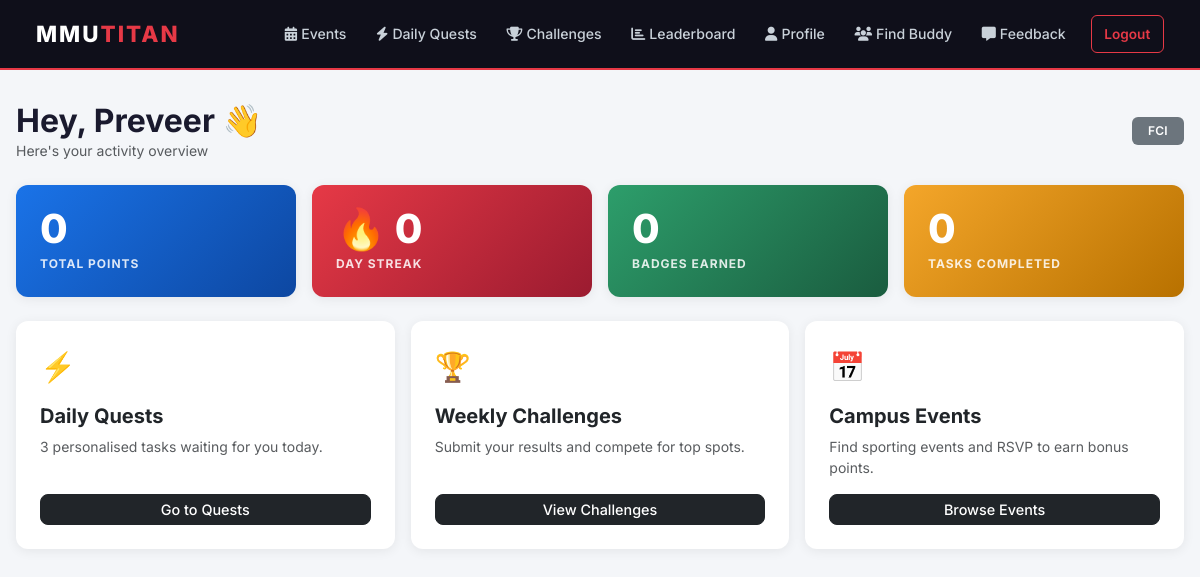
Page / (signed in) on the earlier database version.
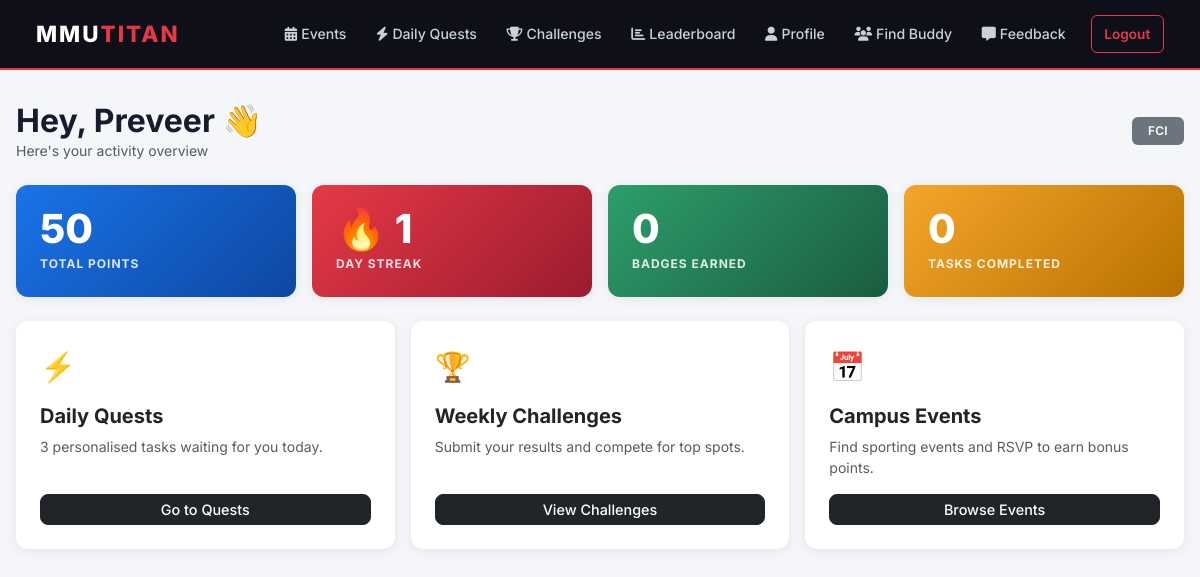
Same page on the later database version.
### mmutitan/models.py (models this page shows)
class User(db.Model, UserMixin):
    id = db.Column(db.Integer, primary_key=True)
    name = db.Column(db.String(100), nullable=False)
    email = db.Column(db.String(120), unique=True, nullable=False)
    password = db.Column(db.String(200), nullable=False)
    faculty = db.Column(db.String(50), nullable=False)
    sport_preferences = db.Column(db.String(200), default="")
    profile_photo = db.Column(db.String(20), nullable=False, default='default.jpg')
    points = db.Column(db.Integer, default=0)
    streak = db.Column(db.Integer, default=0)
    is_admin = db.Column(db.Boolean, default=False)
    is_banned = db.Column(db.Boolean, default=False)
    reset_token = db.Column(db.String(100), nullable=True)
    reset_token_expiry = db.Column(db.DateTime, nullable=True)
    availability_days = db.Column(db.String(100), nullable=True)   # e.g. "Mon,Wed,Fri"
    availability_time = db.Column(db.String(20), nullable=True)    # "Morning", "Afternoon", "Evening"
    rsvps = db.relationship('RSVP', backref='user_ref', lazy=True, cascade="all, delete-orphan")
    usertasks = db.relationship('UserTask', backref='user_ref', lazy=True, cascade="all, delete-orphan")
    submissions = db.relationship('Submission', backref='user_ref', lazy=True, cascade="all, delete-orphan")
    badges = db.relationship('Badge', secondary=user_badges, backref=db.backref('users', lazy='dynamic'))
    point_history = db.relationship('Point', backref='user_ref', lazy=True, cascade="all, delete-orphan")
    streak_history = db.relationship('Streak', backref='user_ref', lazy=True, cascade="all, delete-orphan")
    feedbacks = db.relationship('Feedback', backref='user_ref', lazy=True, cascade="all, delete-orphan")
    sent_requests = db.relationship('BuddyRequest', foreign_keys='BuddyRequest.sender_id',
                                    backref='sender', lazy=True, cascade="all, delete-orphan")
    received_requests = db.relationship('BuddyRequest', foreign_keys='BuddyRequest.receiver_id',
                                        backref='receiver', lazy=True, cascade="all, delete-orphan")

### mmutitan/app.py (the view)
    @app.route('/')
    def home():
        if current_user.is_authenticated:
            return render_template('dashboard.html', title='Dashboard')
        return render_template('home.html')

### mmutitan/models.py (called while the page is built)
@login_manager.user_loader
def load_user(user_id):
    return User.query.get(int(user_id))

### mmutitan/templates/dashboard.html
{% extends "base.html" %}
{% block content %}
<div class="d-flex justify-content-between align-items-center mb-4">
    <div>
        <h2 class="fw-bold mb-0">Hey, {{ current_user.name.split()[0] }} 👋</h2>
        <p class="text-muted small mb-0">Here's your activity overview</p>
    </div>
    <span class="badge bg-secondary px-3 py-2">{{ current_user.faculty }}</span>
</div>
<div class="row g-3 mb-4">
    <div class="col-6 col-md-3">
        <div class="card stat-card" style="background:linear-gradient(135deg,#1a73e8,#0d47a1);">
            <div class="stat-number">{{ current_user.points }}</div>
            <div class="stat-label">Total Points</div>
        </div>
    </div>
    <div class="col-6 col-md-3">
        <div class="card stat-card" style="background:linear-gradient(135deg,#e63946,#9b1b30);">
            <div class="stat-number">🔥 {{ current_user.streak }}</div>
            <div class="stat-label">Day Streak</div>
        </div>
    </div>
    <div class="col-6 col-md-3">
        <div class="card stat-card" style="background:linear-gradient(135deg,#2d9e6b,#1a5c3f);">
            <div class="stat-number">{{ current_user.badges|length }}</div>
            <div class="stat-label">Badges Earned</div>
        </div>
    </div>
    <div class="col-6 col-md-3">
        <div class="card stat-card" style="background:linear-gradient(135deg,#f4a62a,#b87100);">
            <div class="stat-number">{{ current_user.tasks|selectattr('status','equalto','Completed')|list|length }}</div>
            <div class="stat-label">Tasks Completed</div>
        </div>
    </div>
</div>
<div class="row g-3">
    <div class="col-md-4">
        <div class="card h-100 p-4">
            <div class="mb-3" style="font-size:1.8rem;">⚡</div>
            <h5 class="fw-bold">Daily Quests</h5>
            <p class="text-muted small">3 personalised tasks waiting for you today.</p>
            <a href="{{ url_for('daily_tasks') }}" class="btn btn-dark btn-sm mt-auto">Go to Quests</a>
        </div>
    </div>
    <div class="col-md-4">
        <div class="card h-100 p-4">
            <div class="mb-3" style="font-size:1.8rem;">🏆</div>
            <h5 class="fw-bold">Weekly Challenges</h5>
            <p class="text-muted small">Submit your results and compete for top spots.</p>
            <a href="{{ url_for('student_challenges') }}" class="btn btn-dark btn-sm mt-auto">View Challenges</a>
        </div>
    </div>
    <div class="col-md-4">
        <div class="card h-100 p-4">
            <div class="mb-3" style="font-size:1.8rem;">📅</div>
            <h5 class="fw-bold">Campus Events</h5>
            <p class="text-muted small">Find sporting events and RSVP to earn bonus points.</p>
            <a href="{{ url_for('list_events') }}" class="btn btn-dark btn-sm mt-auto">Browse Events</a>
        </div>
    </div>
</div>
{% endblock %}

Differences in the rows shown:
changed User "Preveer": points "0" → "50"; streak "0" → "1"
